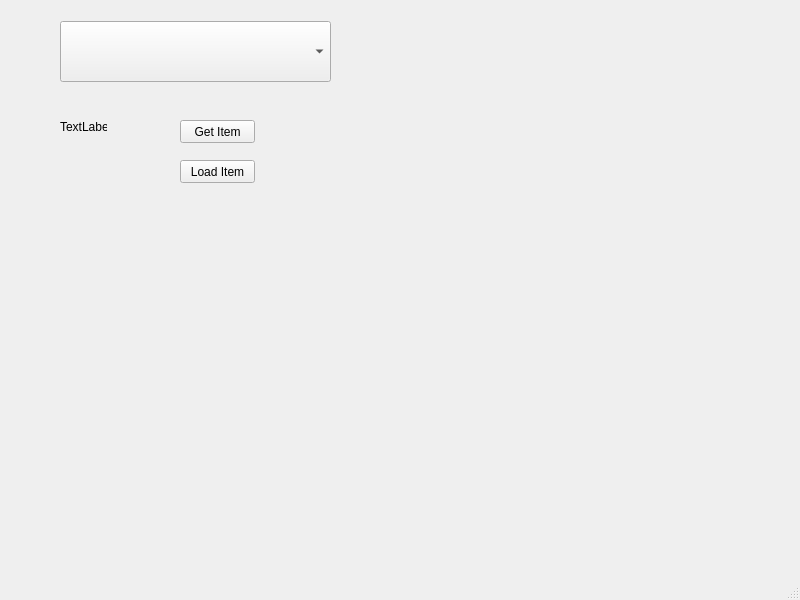
<?xml version="1.0" encoding="UTF-8"?>
<ui version="4.0">
 <class>MainWindow</class>
 <widget class="QMainWindow" name="MainWindow">
  <property name="geometry">
   <rect>
    <x>0</x>
    <y>0</y>
    <width>800</width>
    <height>600</height>
   </rect>
  </property>
  <property name="windowTitle">
   <string>MainWindow</string>
  </property>
  <widget class="QWidget" name="centralwidget">
   <widget class="QComboBox" name="cbSehirler">
    <property name="geometry">
     <rect>
      <x>60</x>
      <y>21</y>
      <width>271</width>
      <height>61</height>
     </rect>
    </property>
   </widget>
   <widget class="QLabel" name="lblResult">
    <property name="geometry">
     <rect>
      <x>60</x>
      <y>120</y>
      <width>47</width>
      <height>13</height>
     </rect>
    </property>
    <property name="text">
     <string>TextLabel</string>
    </property>
   </widget>
   <widget class="QPushButton" name="btn_get_item">
    <property name="geometry">
     <rect>
      <x>180</x>
      <y>120</y>
      <width>75</width>
      <height>23</height>
     </rect>
    </property>
    <property name="text">
     <string>Get Item</string>
    </property>
   </widget>
   <widget class="QPushButton" name="pushButton_2">
    <property name="geometry">
     <rect>
      <x>180</x>
      <y>160</y>
      <width>75</width>
      <height>23</height>
     </rect>
    </property>
    <property name="text">
     <string>Load Item</string>
    </property>
   </widget>
  </widget>
  <widget class="QMenuBar" name="menubar">
   <property name="geometry">
    <rect>
     <x>0</x>
     <y>0</y>
     <width>800</width>
     <height>21</height>
    </rect>
   </property>
  </widget>
  <widget class="QStatusBar" name="statusbar"/>
 </widget>
 <resources/>
 <connections/>
</ui>
